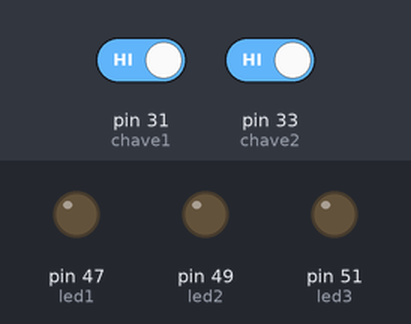
This sketch was run on a simulated Arduino Mega 2560, built with avr-gcc and run on an emulated ATmega2560. On the bench: output pins drawn as LEDs (lit = HIGH). Inputs (shaded band) come from the test bench; at power-on: pin 31 (chave1) HIGH, pin 33 (chave2) HIGH.

Above: at 1.2 s.
1.3 s: pin 31 (chave1) driven LOW
At 2.5 s:
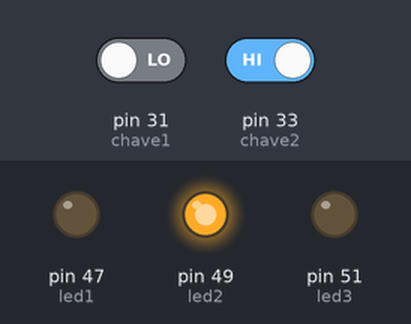
2.8 s: pin 33 (chave2) driven LOW
At 3.6 s:
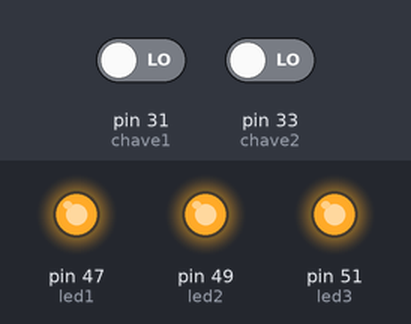
4.3 s: pin 31 (chave1) driven HIGH
At 4.8 s:
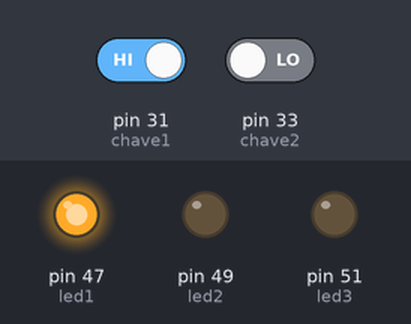
5.8 s: pin 33 (chave2) driven HIGH
At 7.1 s:
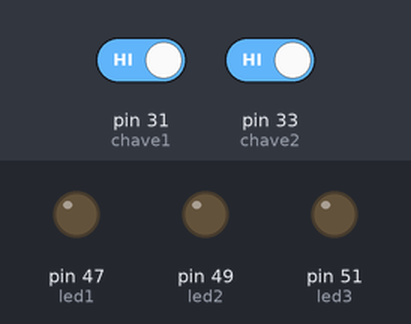
Timing chart, 0 to 8.3 s (numbered marks = the images above; inputs shaded):
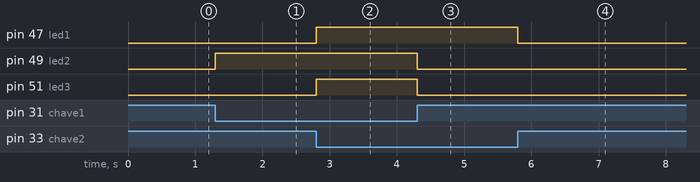

Measured:
- after the input at 1.3 s, pin 49 (led2): LOW → HIGH at once
- after the input at 2.8 s, pin 47 (led1), pin 51 (led3): LOW → HIGH at once
- after the input at 4.3 s, pin 49 (led2), pin 51 (led3): HIGH → LOW at once
- after the input at 5.8 s, pin 47 (led1): HIGH → LOW at once

The sketch:

Pratica_6.ino
```cpp
#define led1 47
#define led2 49
#define led3 51
#define chave1 31
#define chave2 33

void setup() {
  pinMode(led1, OUTPUT);
  pinMode(led2, OUTPUT);
  pinMode(led3, OUTPUT);
  pinMode(chave1, INPUT);
  pinMode(chave2, INPUT);
}

void loop() {
  if (digitalRead(chave1) == 0 and digitalRead(chave2) == 0) {
    digitalWrite(led1, 1);
    digitalWrite(led2, 1);
    digitalWrite(led3, 1);
  }

  if (digitalRead(chave1) == 1 and digitalRead(chave2) == 0) {
    digitalWrite(led1, 1);
    digitalWrite(led2, 0);
    digitalWrite(led3, 0);
  }

  if (digitalRead(chave1) == 0 and digitalRead(chave2) == 1) {
    digitalWrite(led1, 0);
    digitalWrite(led2, 1);
    digitalWrite(led3, 0);
  }

  if (digitalRead(chave1) == 1 and digitalRead(chave2) == 1) {
    digitalWrite(led1, 0);
    digitalWrite(led2, 0);
    digitalWrite(led3, 0);
  }
}
```
